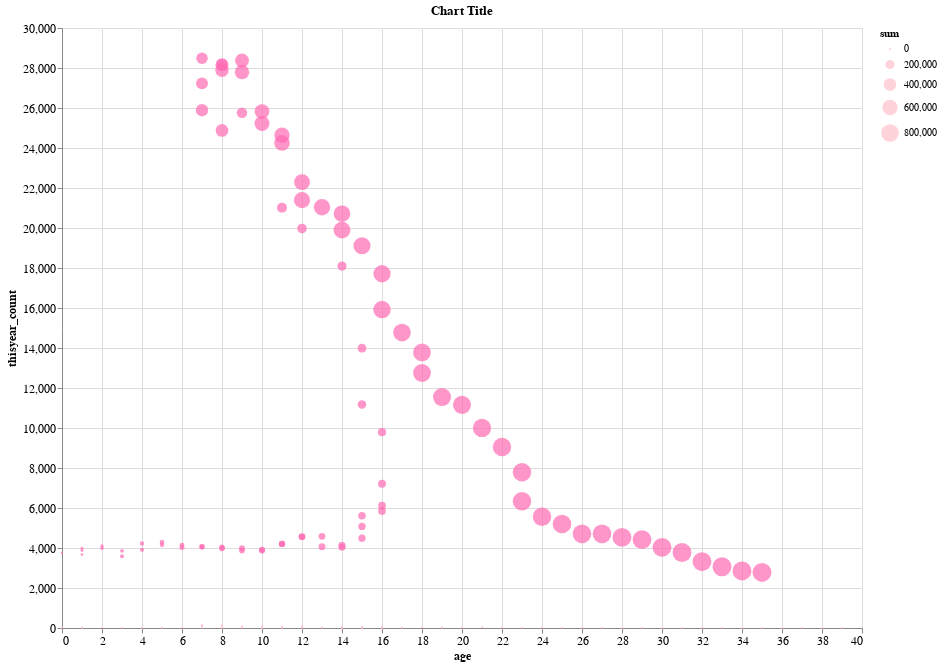

Source (notebook cell):
### Code cell
chart = alt.Chart(result_data).mark_circle().encode(
    x='age',
    y='thisyear_count',
    size='sum',
    order='year',
    tooltip=['name', 'sex', 'year', 'age', 'thisyear_count', 'sum'],
    color=alt.condition(alt.datum['sex'] == 'F', alt.value('#FF69B4'), alt.value('pink'))  # Change color here
).properties(
    width=800,
    height=600,
    title='Chart Title'
)

chart = chart.configure_axis(
    labelFontSize=12,
    titleFontSize=12
)

# Display chart
chart

### Figure 1 — Vega-Lite specification as saved in the notebook (floating-point values rounded to 4 significant figures; data arrays with more than 128 entries replaced by an {"elided": "..."} marker saying what was removed)
{"config": {"view": {"continuousWidth": 400, "continuousHeight": 300}, "axis": {"labelFontSize": 12, "titleFontSize": 12}}, "data": {"name": "data-2e76c744704a7bd0454fd5f04a2e8be2"}, "mark": "circle", "encoding": {"color": {"condition": {"value": "#FF69B4", "test": "(datum['sex'] === 'F')"}, "value": "pink"}, "order": {"field": "year", "type": "quantitative"}, "size": {"field": "sum", "type": "quantitative"}, "tooltip": [{"field": "name", "type": "nominal"}, {"field": "sex", "type": "nominal"}, {"field": "year", "type": "quantitative"}, {"field": "age", "type": "quantitative"}, {"field": "thisyear_count", "type": "quantitative"}, {"field": "sum", "type": "quantitative"}], "x": {"field": "age", "type": "quantitative"}, "y": {"field": "thisyear_count", "type": "quantitative"}}, "height": 600, "title": "Chart Title", "width": 800, "$schema": "https://vega.github.io/schema/vega-lite/v4.17.0.json", "datasets": {"data-2e76c744704a7bd0454fd5f04a2e8be2": {"elided": "170 records"}}}
